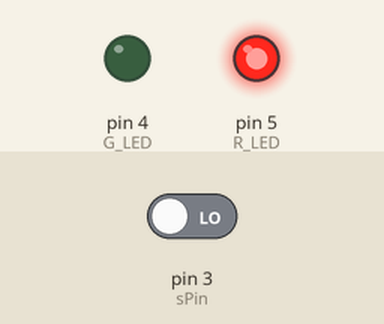
This sketch was run on a simulated Arduino Uno, built with avr-gcc and run on an emulated ATmega328P. Shown: output pins drawn as LEDs (lit = HIGH). Inputs (shaded band) come from the test bench; at power-on: pin 3 (sPin) LOW.

Above: at 1.2 s.
1.3 s: pin 3 (sPin) driven HIGH
At 2.2 s:
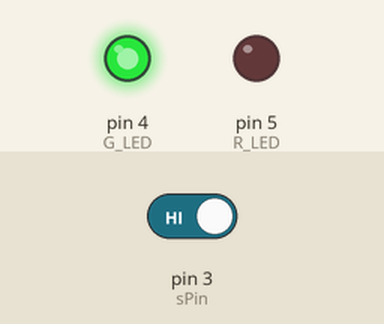
2.8 s: pin 3 (sPin) driven LOW
At 3.3 s:
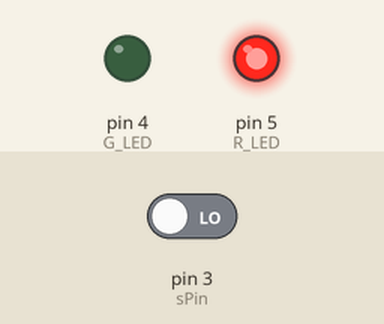
Timing chart, 0 to 5.8 s (numbered marks = the images above; inputs shaded):
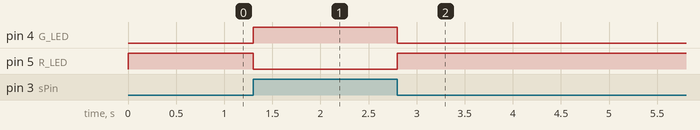

Measured:
- after the input at 1.3 s, pin 4 (G_LED): LOW → HIGH at once; pin 5 (R_LED): HIGH → LOW at once
- after the input at 2.8 s, pin 4 (G_LED): HIGH → LOW at once; pin 5 (R_LED): LOW → HIGH at once

The sketch:

sketch_aug28_ir.ino
```cpp
//...............JehanKandy........................
//........www.jehankandy.com.......................
//........www.github.com/JehanKandy................

//....................IR Sensor....................
//.....................if else.....................


//create Variables.....
int sPin = 3; //sensor OUT pin
int G_LED = 4; //Green LED pin
int R_LED = 5; //Red LED pin
int t = 1000; //delay Time

void setup() {
  //Identify input and outputs..
  pinMode(sPin,INPUT); //sensor pin INPUT
  pinMode(G_LED,OUTPUT); //Green LED
  pinMode(R_LED,OUTPUT); //Red LED
}

void loop() {
  if(digitalRead(sPin)==HIGH){ //check for the sensor value
    digitalWrite(G_LED,HIGH); //Green LED on
    digitalWrite(R_LED,LOW); //Red LED off
  }
  else{
    digitalWrite(G_LED,LOW); //Green LED on
    digitalWrite(R_LED,HIGH); //Red LED off
  }
}

// ................Thank You......................
```
